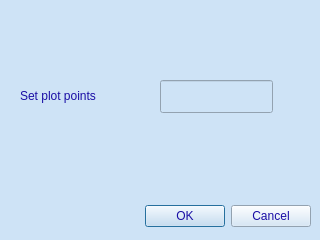
<?xml version="1.0" encoding="UTF-8"?>
<ui version="4.0">
 <class>NpointsDialog</class>
 <widget class="QDialog" name="NpointsDialog">
  <property name="geometry">
   <rect>
    <x>0</x>
    <y>0</y>
    <width>320</width>
    <height>240</height>
   </rect>
  </property>
  <property name="windowTitle">
   <string>Dialog</string>
  </property>
  <property name="styleSheet">
   <string notr="true">background-color: rgb(206, 227, 246);
font: 75 italic bold 14pt &quot;Liberation Serif&quot;;
color:rgb(26, 14, 165)</string>
  </property>
  <widget class="QDialogButtonBox" name="buttonBox">
   <property name="geometry">
    <rect>
     <x>10</x>
     <y>200</y>
     <width>301</width>
     <height>32</height>
    </rect>
   </property>
   <property name="orientation">
    <enum>Qt::Horizontal</enum>
   </property>
   <property name="standardButtons">
    <set>QDialogButtonBox::Cancel|QDialogButtonBox::Ok</set>
   </property>
  </widget>
  <widget class="QLabel" name="label">
   <property name="geometry">
    <rect>
     <x>20</x>
     <y>80</y>
     <width>121</width>
     <height>31</height>
    </rect>
   </property>
   <property name="text">
    <string>Set plot points</string>
   </property>
  </widget>
  <widget class="QLineEdit" name="lineEdit">
   <property name="geometry">
    <rect>
     <x>160</x>
     <y>80</y>
     <width>113</width>
     <height>33</height>
    </rect>
   </property>
   <property name="autoFillBackground">
    <bool>true</bool>
   </property>
  </widget>
 </widget>
 <resources/>
 <connections>
  <connection>
   <sender>buttonBox</sender>
   <signal>accepted()</signal>
   <receiver>NpointsDialog</receiver>
   <slot>accept()</slot>
   <hints>
    <hint type="sourcelabel">
     <x>248</x>
     <y>254</y>
    </hint>
    <hint type="destinationlabel">
     <x>157</x>
     <y>274</y>
    </hint>
   </hints>
  </connection>
  <connection>
   <sender>buttonBox</sender>
   <signal>rejected()</signal>
   <receiver>NpointsDialog</receiver>
   <slot>reject()</slot>
   <hints>
    <hint type="sourcelabel">
     <x>316</x>
     <y>260</y>
    </hint>
    <hint type="destinationlabel">
     <x>286</x>
     <y>274</y>
    </hint>
   </hints>
  </connection>
 </connections>
</ui>
